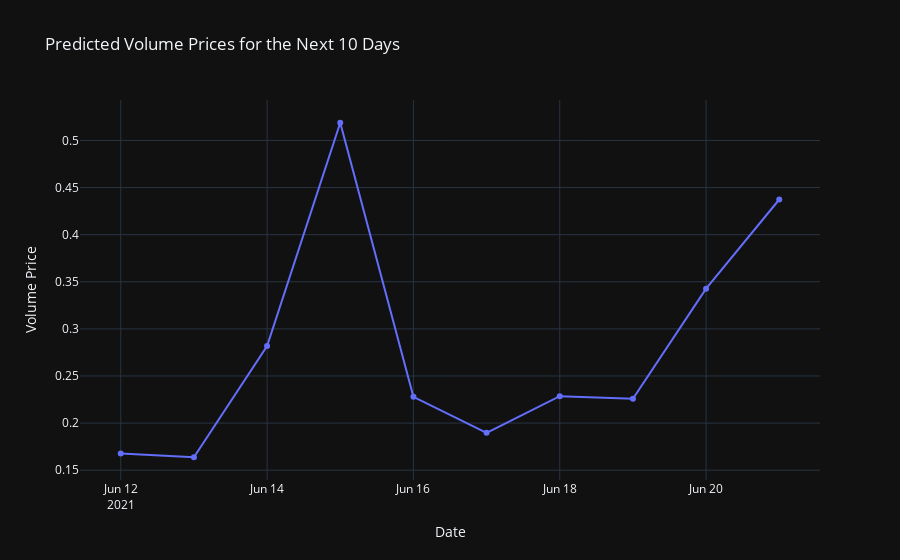

Notebook code for this chart:
### Code cell
pi.templates.default = "plotly_dark"

predicted_data_next = np.array(latest_prediction).reshape(-1, 5)
last_date = stock['date'].max()
next_10_days = [last_date + timedelta(days=i) for i in range(1, 11)]

for i, feature_name in enumerate(['open', 'high', 'low', 'volume', 'close']):
    if feature_name in ['volume', 'close']:
        fig = go.Figure()

        fig.add_trace(go.Scatter(x=next_10_days, y=predicted_data_next[:, i],
                                 mode='lines+markers', name=f'Predicted {feature_name.capitalize()} Prices'))

        fig.update_layout(title=f'Predicted {feature_name.capitalize()} Prices for the Next 10 Days',
                          xaxis_title='Date', yaxis_title=f'{feature_name.capitalize()} Price')

        fig.show()

### Figure 1 — Plotly figure (JSON) as saved in the notebook; plotly's stock layout.template omitted (floating-point values rounded to 4 significant figures; data arrays with more than 128 entries replaced by an {"elided": "..."} marker saying what was removed)
{"data": [{"mode": "lines+markers", "name": "Predicted Volume Prices", "type": "scatter", "x": ["2021-06-12T00:00:00+00:00", "2021-06-13T00:00:00+00:00", "2021-06-14T00:00:00+00:00", "2021-06-15T00:00:00+00:00", "2021-06-16T00:00:00+00:00", "2021-06-17T00:00:00+00:00", "2021-06-18T00:00:00+00:00", "2021-06-19T00:00:00+00:00", "2021-06-20T00:00:00+00:00", "2021-06-21T00:00:00+00:00"], "y": {"elided": "2020 float values"}}], "layout": {"title": {"text": "Predicted Volume Prices for the Next 10 Days"}, "xaxis": {"title": {"text": "Date"}}, "yaxis": {"title": {"text": "Volume Price"}}}}
